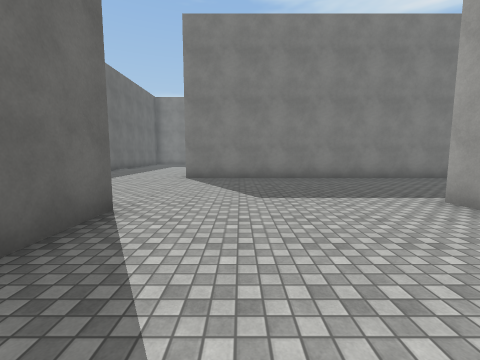
view 1 (above)

24 first-person views from a walk through a Unity game level. The camera is 1.5 m above the floor, tilts 6° down and sees 90° across. The floor is counted in squares, 2 m on a side. Each view is taken from the middle of a square. On the plan, view 1 faces up. The plan holds only what a view shows up to about 9 squares ahead; the rest is blank. The place goes on beyond the plan. The player character is not drawn. Surface patterns are stand-ins for the level's own textures.

view 2
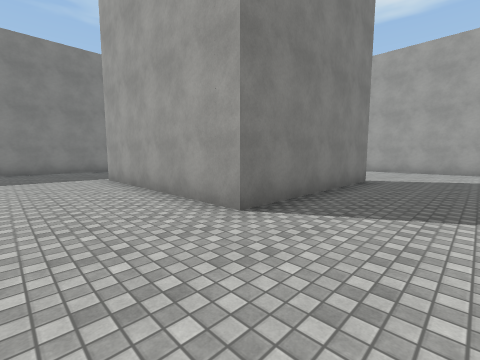

view 3
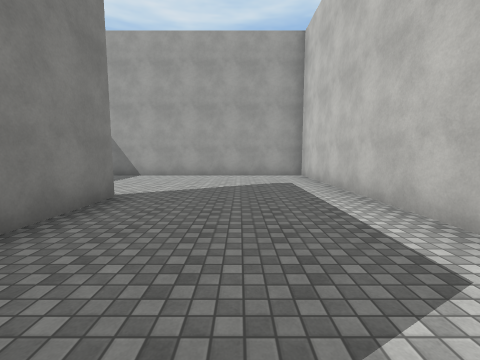

view 4
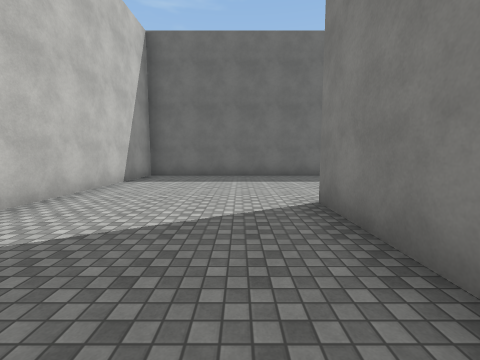

view 5
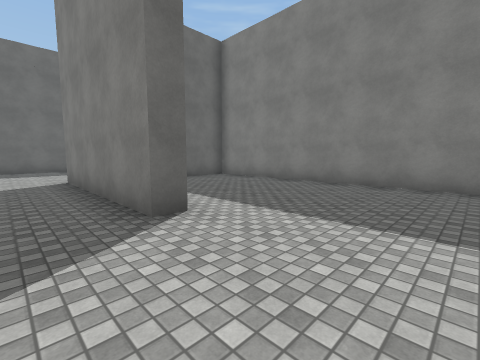

view 6
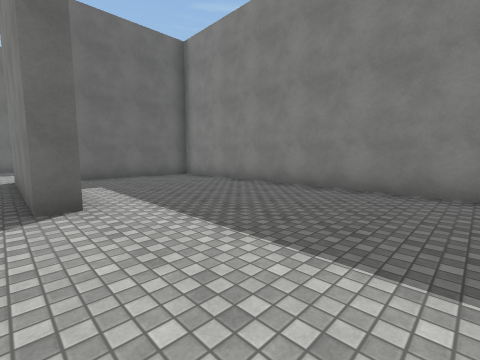

view 7
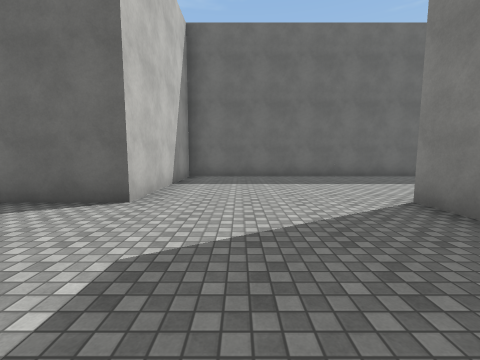

view 8
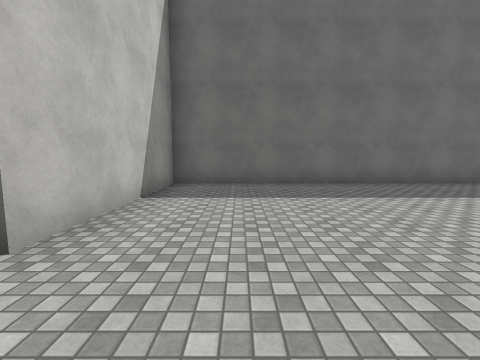

view 9
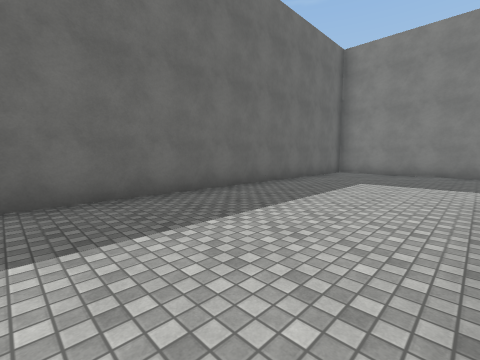

view 10
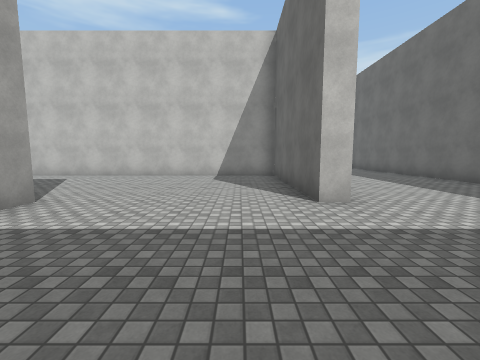

view 11
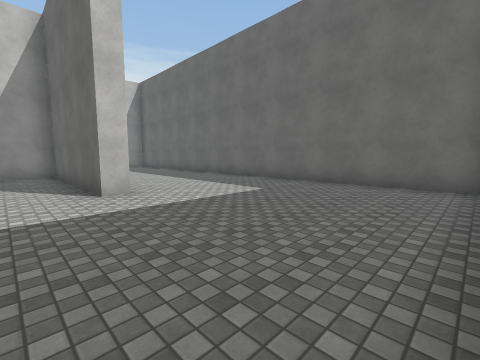

view 12
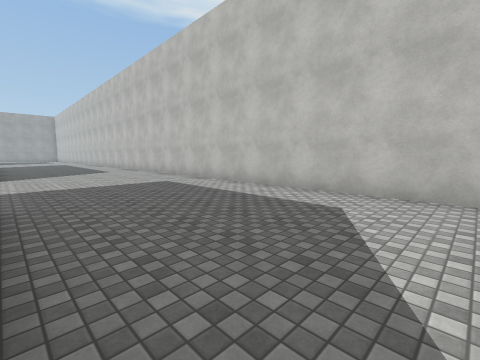

view 13
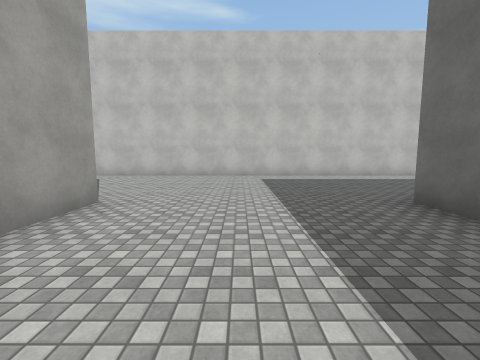

view 14
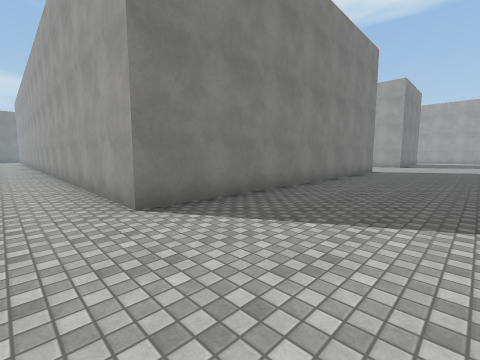

view 15
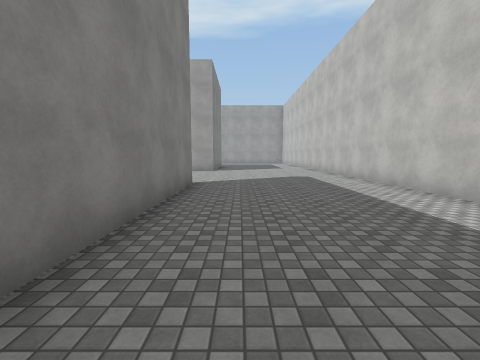

view 16
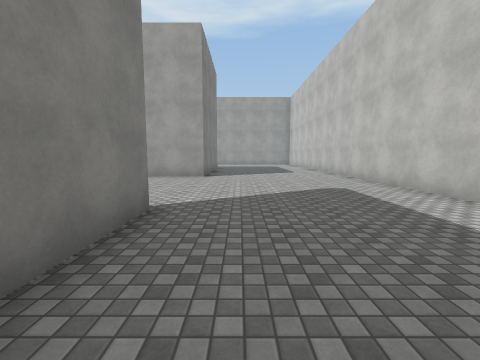

view 17
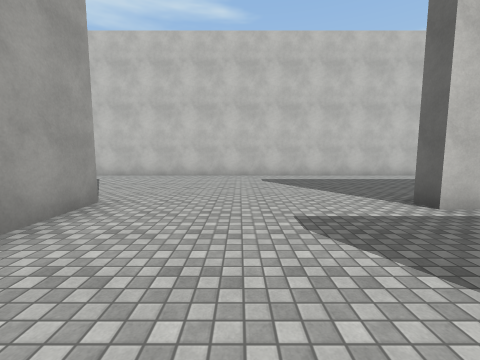

view 18
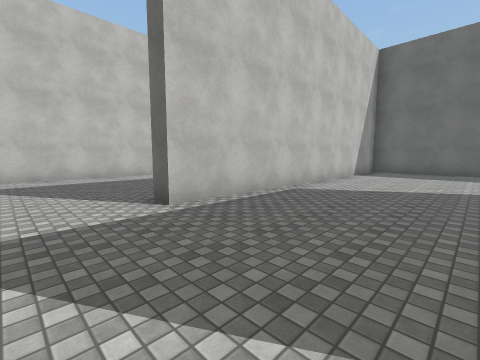

view 19
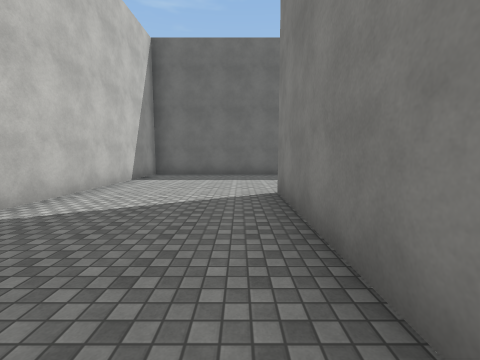

view 20
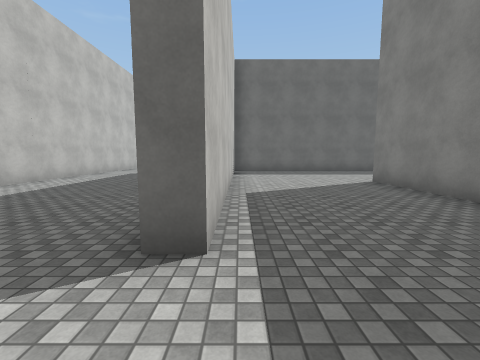

view 21
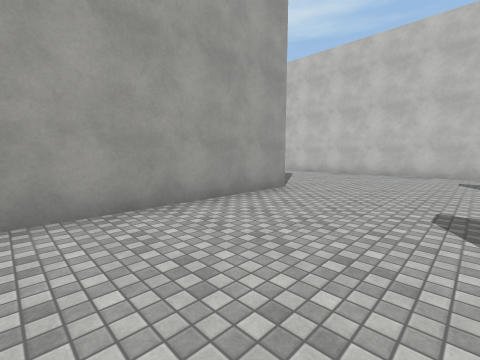

view 22
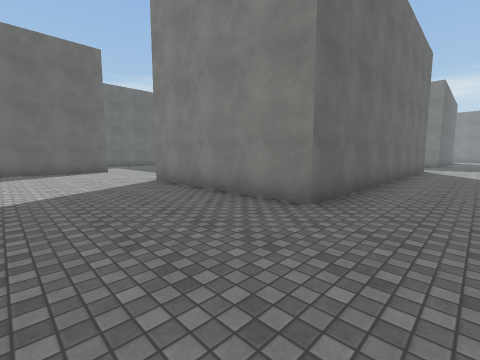

view 23
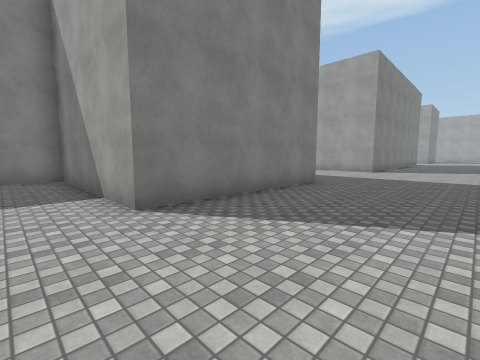

view 24
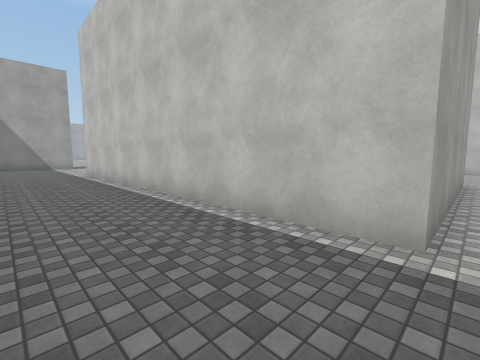

### Floor plan
Points are (right, up) in squares from view 1. A wall is a line through its corners. A room is listed if a view was taken in it or the views show most of it. See-through windows are left out.
Room 1 (views 1, 2, 3, 4, 5, 6, 7, 8, 9, 10, 11, 12, 13, 14, 15, 16, 17, 18, 19, 20, 21, 22, 23, 24)
walls: (12.1, 3.3) (4.4, 3.3); (6.8, 7.8) (-1.8, 7.8); (8.3, -1.1) (8.3, -1.7) (3.3, -1.7) (3.3, 3.7) (13.2, 3.7); (13.9, 13.8) (23.2, 13.8) (23.2, 13.2) (13.2, 13.2) (13.2, 18.5); (3.8, 2.6) (3.8, -0.4); (13.7, 17.1) (13.7, 15.4); (8.3, 18.5) (8.3, 13.2) (3.3, 13.2) (3.3, 18.2) (2.9, 18.2); (6.1, -6.3) (12.8, -6.3) (12.8, 0.6); (-1.9, 13.3) (-1.3, 13.3) (-1.3, 8.2) (29.5, 8.2); (22.4, 17.8) (18.2, 17.8); (29, 13.2) (28.2, 13.2) (28.2, 18.1); (-6.2, 18.1) (-6.2, 3.3) (-1.7, 3.3) (-1.7, -6.3) (3.9, -6.3)

Where each view was taken, in squares from view 1:
view 1: 0 up, 0 right, facing up
view 2: 4 down, 1 right, facing up-right
view 3: 4 down, 4 right, facing right
view 4: 3 down, 7 right, facing left
view 5: 3 down, 11 right, facing up-left
view 6: 2 down, 12 right, facing up-left
view 7: 5 up, 2 right, facing left
view 8: 5 up, 0 right, facing left
view 9: 8 up, 2 left, facing up-left
view 10: 17 up, 0 right, facing down
view 11: 18 up, 0 right, facing down-left
view 12: 13 up, 4 right, facing down-right
view 13: 17 up, 11 right, facing down
view 14: 10 up, 12 right, facing up-right
view 15: 12 up, 17 right, facing right
view 16: 12 up, 20 right, facing right
view 17: 17 up, 26 right, facing down
view 18: 17 up, 25 right, facing down-left
view 19: 17 up, 23 right, facing left
view 20: 14 up, 25 right, facing left
view 21: 18 up, 25 right, facing down-right
view 22: 10 up, 10 right, facing up-left
view 23: 10 up, 2 right, facing up-right
view 24: 6 up, 3 right, facing down-right
